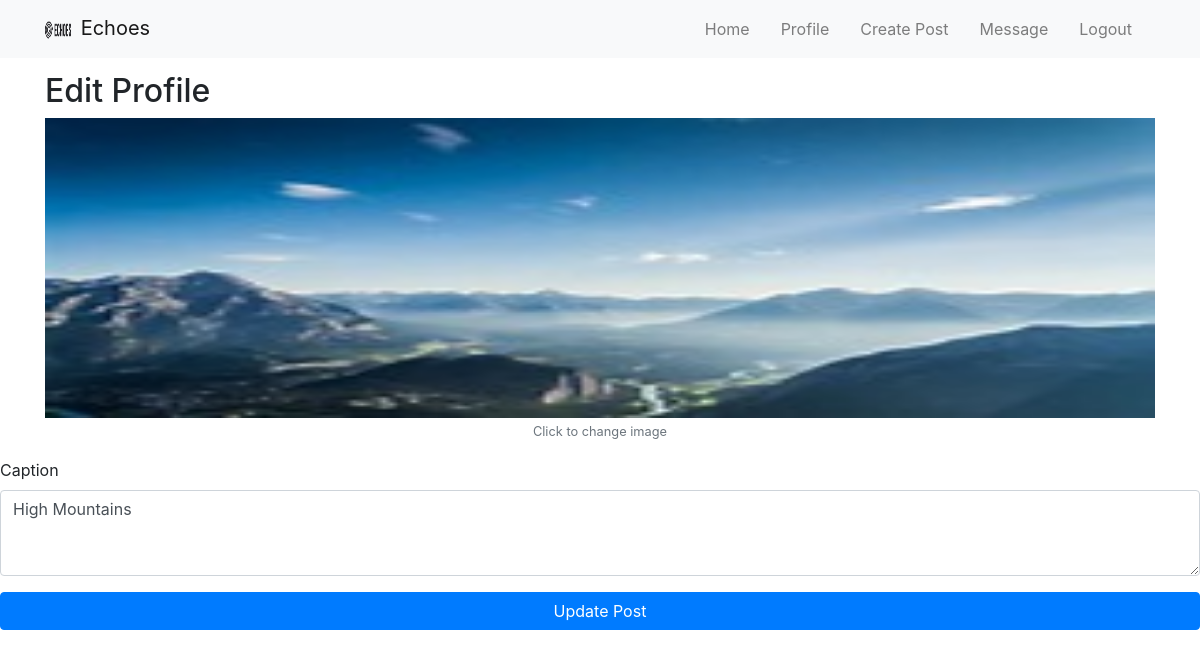
Page /posts/update_post/5/ on the committed database.
### posts/models.py (models this page shows)
class PostModel(models.Model):
    user = models.ForeignKey(get_user_model(), on_delete=models.CASCADE, related_name="PostModel_user",null=True)
    post = models.ImageField(upload_to="posts/", blank=True, null=True)
    caption = models.TextField(null=True, blank=True)
    likes = models.ManyToManyField(get_user_model(), related_name="PostModel_likes", blank=True)
    comments = models.ManyToManyField(CommentModel, related_name="PostModel_comments", blank=True)
    updated_at = models.DateTimeField(auto_now = True)
    created_at = models.DateTimeField(auto_now_add=True,editable=False)

### posts/views.py (the view)
# urls.py: path('update_post/<int:id>/',update_post_view,name='update_post_view'),
def update_post_view(request,id):
    post_instance = PostModel.objects.get(id=id)
    if request.method == 'POST':
        if len(request.FILES) != 0:
            post_instance.post = request.FILES['post']
        post_instance.caption = request.POST.get('caption')
        post_instance.save()
        return redirect('view_post',id)
    return render(request, 'update_post.html', context={"request":request,"user":request.user,"post":post_instance})

### posts/templates/update_post.html (shortened to what this page needs)
{% extends "base.html" %}
{% block body %}
{% include "navbar.html" %}
<div class="container mt-5 pt-4">
    <h2>Edit Profile</h2>
    <form method="post" enctype="multipart/form-data">
        <div class="form-group text-center">
            <div class="profile-img-upload">
                <img src="{{post.post.url}}" class="post-img fix-post-img" alt="Profile Image">
            </div>
            <small class="form-text text-muted">Click to change image</small>
        </div>
        </div>
        <div class="form-group">
            <label for="bio">Caption</label>
            <textarea class="form-control" name="caption" rows="3">{{post.caption}}</textarea>
        </div>
        <button type="submit" class="btn btn-primary btn-block">Update Post</button>
{% endblock %}

### userprofile/templates/styles.html (style rules this page uses)
.post-img { width: 100%; height: auto; }
.profile-img-upload { position: relative; cursor: pointer; }
.fix-post-img { height: 300px; width: 100%; }

### rows in the picture
PostModel: post (picture), caption "High Mountains"
